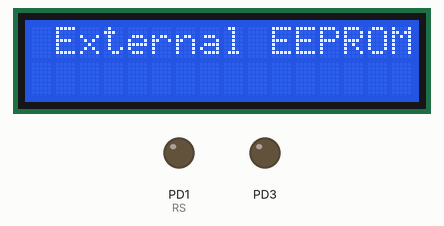
Recording of a program running on a simulated ATmega32, built with avr-gcc and emulated at 16 MHz. On the bench: 16×2 character LCD, output pins drawn as LEDs (lit = HIGH). Wiring (inferred from the names in the program): 24Cxx EEPROM at I2C address 0x50. Wiring (inferred from the signals the program sends): character LCD (HD44780): RS PD0; E PD2; data PD4, PD5, PD6, PD7. EEPROM starts erased; pins used as bus, display or sensor lines are not drawn. At 4.1 s the program stops and its outputs stay as they are.

Above: at 0.1 s.
At 1.1 s:
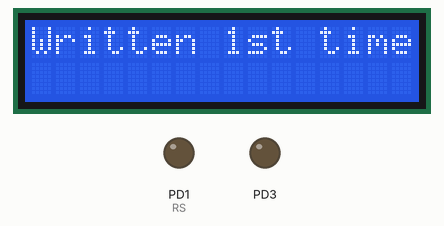
At 2.1 s:
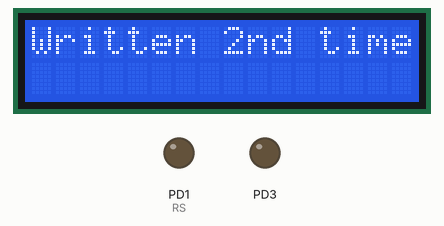
At 3.1 s:
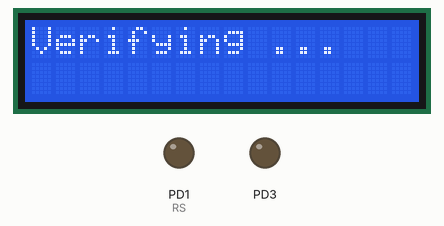
At 4.1 s:
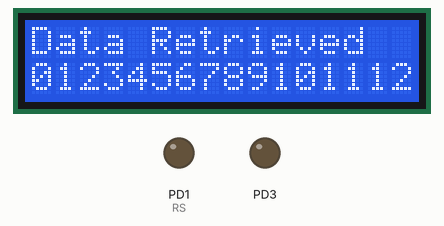

The program:

main.c
```c
/*
 * I2C EEPROM 24C04.c
 *
 * Created: 02/13/17 11:38:14 AM
 * Author : Hoang Thien Tran
 */

#define F_CPU 16000000UL

#include <stdlib.h>
#include "src/lcd4bit.h"
#include "src/I2C24C04.h"

int main(void)
{
   uint8_t i, sentdata[8];
   uint8_t n=0,m;	//For testing
   m=n+8;
   char TWIstr[10];

	Lcd4_Ini();		//Ini. LCD
	Lcd4_Clear();
	EEIni();		//Ini. EEPROM

	Lcd4_Cursor(1,2);
	Lcd4_SetString("External EEPROM");
	_delay_ms(1000);

	Lcd4_Clear();
	Lcd4_SetString("Writing...");

	for(i=n;i<=(n+7);i++)	sentdata[i-n]=i;
	if(EEWriteByte(n,sentdata))
	{
		Lcd4_Clear();
		Lcd4_SetString("Written 1st times");
	}
	_delay_ms(1000);

	for(i=m;i<=(m+7);i++)	sentdata[i-m]=i;
	if(EEWriteByte(m,sentdata))
	{
		Lcd4_Clear();
		Lcd4_SetString("Written 2nd times");
	}
	_delay_ms(1000);

	Lcd4_Clear();
	Lcd4_SetString("Verifying ...");
	_delay_ms(1000);

	Lcd4_Clear();
	Lcd4_SetString("Data Retrieved");
	Lcd4_Cursor(2,1);
	for(i=0;i<=12;i++)
	{
		itoa(EEReadByte(i),TWIstr,10);
		Lcd4_SetString(TWIstr);
	}

	while(1){;}
}
```

I2C24C04.c
```c
/*
 * I2C24C04.c
 *
 * Created: 03/16/17 02:29:08 PM
 *  Author: Hoang Thien Tran
 */

#include "I2C24C04.h"

void EEIni(void)	//Initialize TWI for 24C04
{
	TWBR = 103;	//Bit rate
	TWSR &= ~((1<<TWPS1)|(1<<TWPS0));	//Set pre-scaler=1
}

char EEWriteByte(uint8_t initial_address, uint8_t data[])	//With WP=VIL, Page-write is activated, Maximum bytes to sent is 8
{
	uint8_t i;
	do
	{
		TWCR |= (1<<TWINT)|(1<<TWSTA)|(1<<TWEN);	//Reset INT flag, toggle STArt Condition, TWI ENable
		while(!((TWCR>>TWINT)&1));					//Poll Till Done (till TWINT=1)
		if((TWSR & 0xF8) != 0x08)					//Check status if STArt Condition is sent
			return 0;

		TWDR=0b10100000;						//Write SLA+W EEPROM (Device address is 1010, also a Block Select at bit 1 (1 block = 256 address)
		TWCR=(1<<TWINT)|(1<<TWEN);				//Initiate Transfer (Clear TWINT, TWI ENable)
		while(!((TWCR>>TWINT)&1));				//Poll Till Done
	}
	while((TWSR & 0xF8) != 0x18);			//Looping till receiving ACK from Slave successfully

	TWDR=initial_address;					//Write memory address
	TWCR=(1<<TWINT)|(1<<TWEN);				//Initiate Transfer
	while(!((TWCR>>TWINT)&1));				//Poll Till Done
	if((TWSR & 0xF8) != 0x28)				//Check status if SLA is sent
		return 0;

	for(i=0;i<=7;i++)
	{
		TWDR=data[i];							//Write data
		TWCR=(1<<TWINT)|(1<<TWEN);				//Initiate Transfer
		while(!((TWCR>>TWINT)&1));				//Poll Till Done
		if((TWSR & 0xF8) != 0x28)				//Check status
			return 0;
	}

	if((TWSR & 0xF8) != 0x28)				//Check status if data is sent
		return 0;

	TWCR=(1<<TWINT)|(1<<TWEN)|(1<<TWSTO);	//Put STOp Condition on bus

	return 1;							//Return TRUE - Write successfully
}

uint8_t EEReadByte(uint8_t initial_address)	//---Random address bit---
{
	uint8_t data;

	do	//Master acts as Sender to send out a slave address
	{
		TWCR=(1<<TWINT)|(1<<TWSTA)|(1<<TWEN);	//Reset INT flag, toggle STArt Condition, TWI ENable
		while(!(TWCR & (1<<TWINT)));			//Poll Till Done
		if((TWSR & 0xF8) != 0x08)				//Check status
			return 0;

		TWDR=0b10100000;	//Write SLA+W EEPROM (Device address is 1010, also a Block Select at bit 1 (1 block = 256 address)
		TWCR=(1<<TWINT)|(1<<TWEN);				//Initiate Transfer
		while(!(TWCR & (1<<TWINT)));			//Poll Till Done
	}
	while((TWSR&0xF8) != 0x18);//Looping till receiving ACK from Slave successfully

	TWDR=initial_address;					//Write memory address
	TWCR=(1<<TWINT)|(1<<TWEN);				//Initiate Transfer
	while(!((TWCR>>TWINT)&1));				//Poll Till Done
	if((TWSR & 0xF8) != 0x28)				//Check status if memory address is sent
		return 0;

	//*************************DUMMY WRITE SEQUENCE END **********************

	TWCR=(1<<TWINT)|(1<<TWSTA)|(1<<TWEN);	//Put Re-Start Condition on TWI Bus
	while(!(TWCR & (1<<TWINT)));			//Poll Till Done
		if((TWSR & 0xF8) != 0x10)			//Check status
		return 0;

	TWDR=0b10100001;				//Write SLA+R EEPROM (Device address is 1010, also a Block Select at bit 1 (1 block = 256 address)
	TWCR=(1<<TWINT)|(1<<TWEN);		//Initiate Transfer
	while(!(TWCR & (1<<TWINT)));	//Poll Till Done
	if((TWSR & 0xF8) != 0x40)		//Check status
		return 0;

	TWCR=(1<<TWINT)|(1<<TWEN);		//Now enable Reception of data by clearing TWINT
	while(!(TWCR & (1<<TWINT)));	//Wait till done
	if((TWSR & 0xF8) != 0x58)		//Check status
		return 0;
	data=TWDR;						//Read the data

	TWCR=(1<<TWINT)|(1<<TWEN)|(1<<TWSTO);	//Put Stop Condition on bus

	return data;	//Return the data
}
```

I2C24C04.h
```c
/*
 * I2C24C04.h
 *
 * Created: 02/13/17 12:25:45 PM
 *  Author: Hoang Thien Tran
 */


#ifndef I2C24C04_H_
#define I2C24C04_H_

#include <avr/io.h>

void EEIni(void);	//Initialize TWI for 24C04
char EEWriteByte(uint8_t initial_address, uint8_t data[]);	//With WP=VIL, Page-write is activated, Maximum bytes to sent is 8
uint8_t EEReadByte(uint8_t initial_address);	//---Random address bit---

#endif
```

lcd4bit.c
```c
/*
 * lcd4bit.c
 *
 * Created: 03/16/17 01:58:39 PM
 *  Author: Hoang Thien Tran
 */

#include "lcd4bit.h"

void Lcd4_Write_Instruction()
{
	LCD_DATA &= ~RS;
	_delay_us(delay_time);
	LCD_DATA &= ~RW;
	_delay_us(delay_time);
}
void Lcd4_Write_Data()
{
	LCD_DATA |= RS;
	_delay_us(delay_time);
	LCD_DATA &= ~RW;
	_delay_us(delay_time);
}
void Lcd4_Execute(uint8_t data)					//Load data to the LCD
{
	if(data & 1) LCD_DATA|=(1<<4);	//1 = 0b00000001
	else LCD_DATA&=~(1<<4);
	if(data & 2) LCD_DATA|=(1<<5);	//1 = 0b00000010
	else LCD_DATA&=~(1<<5);
	if(data & 4) LCD_DATA|=(1<<6);	//1 = 0b00000100
	else LCD_DATA&=~(1<<6);
	if(data & 8) LCD_DATA|=(1<<7);	//1 = 0b00001000
	else LCD_DATA&=~(1<<7);

	LCD_DATA |= E;	//Execute instruction
	_delay_us(delay_time);
	LCD_DATA &= ~E;
	_delay_us(delay_time);

}
void Lcd4_Cmd(uint8_t cmd)						//Send a command
{
	Lcd4_Write_Instruction();
	Lcd4_Execute(cmd>>4);
	Lcd4_Execute(cmd&0x0F);
}

//----------Main functions for use----------//
void Lcd4_Clear()								//Clear screen
{
	Lcd4_Cmd(1);
	_delay_ms(2);
}
void Lcd4_Cursor(uint8_t row, uint8_t column)	//Set DDRAM(cursor) address --- 0b1(ADD6:0)
{
	char temp;
	if(row == 1)
	{
		temp = 0b10000000 + (column-1);
		Lcd4_Cmd(temp);
	}
	else if(row == 2)
	{
		temp = 0b11000000 + (column-1);
		Lcd4_Cmd(temp);
	}
}
void Lcd4_Ini(void)								//Initialize LCD
{
	LCD_DDR = 0xFF;
	//----------Reset process from data sheet----------//
	_delay_ms(20);	//Wait for more than 15ms after VCC=4.5V
	Lcd4_Cmd(0x03);
	_delay_ms(5);	//Wait for more than 4.1ms
	Lcd4_Cmd(0x03);
	_delay_ms(1);	//Wait for more than 100us
	Lcd4_Cmd(0x03);
	//--------------------//
	Lcd4_Cmd(0x02);	//Function set: 4bit
	Lcd4_Cmd(0x28);	//Function set: 4bit, 2 lines, 5x8 font		---	0b001DNF** (D:data length,N:no. of line,F:font)
	Lcd4_Cmd(0x0C); //Display control: display ON	--- 0b00001DCB (D:display,C:cursor,B:blinking)
	Lcd4_Cmd(0x06); //Entry mode set: increment, no accompany	--- 0b000001IS (I:increment/decrement,S:acc. display shift)
}
void Lcd4_SetChar(char character)				//Send a single character
{
	Lcd4_Write_Data();

	Lcd4_Execute(character>>4); //Data transfer
	Lcd4_Execute(character&0x0F);
}
void Lcd4_SetString(char *pStr)					//Send a string
{
	while(*pStr>0) //Whenever pointer gets to the end, *pStr = 0
	Lcd4_SetChar(*pStr++); //Send individual char and increase pointer address
}
```

lcd4bit.h
```c
/*
 * lcd4bit.h
 *
 * Created: 02/07/17 02:51:47 PM
 * Author : Hoang Thien Tran
 */

#ifndef LCD4BIT_H_
#define LCD4BIT_H_

#define F_CPU 16000000UL

#include <avr/io.h>
#include <util/delay.h>

#define LCD_DATA	PORTD		//Choose the port that suits your needs
#define LCD_DDR		DDRD
#define RS	1					//PB0  binary equivalent of pin number
#define RW	2					//PB1
#define E	4					//PB2

#define delay_time 50			//Default delay time for most instructions

void Lcd4_Write_Instruction();
void Lcd4_Write_Data();
void Lcd4_Execute(uint8_t data);				//Load data to the LCD
void Lcd4_Cmd(uint8_t cmd);						//Send a command
//----------Main functions for use----------//
void Lcd4_Clear();								//Clear screen
void Lcd4_Cursor(uint8_t row, uint8_t column);	//Set DDRAM(cursor) address --- 0b1(ADD6:0)
void Lcd4_Ini(void);							//Initialize LCD
void Lcd4_SetChar(char character);				//Send a single character
void Lcd4_SetString(char *pStr);				//Send a string

#endif
```

Measured:
- what the display in image 0 shows lasts 1.0 s, from 0.0 s to 1.0 s
